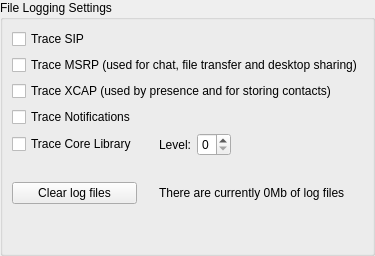
      <widget class="QWidget" name="logging_page">
       <layout class="QVBoxLayout" name="logging_layout">
        <property name="margin">
         <number>0</number>
        </property>
        <item>
         <widget class="QGroupBox" name="logging_group_box">
          <property name="title">
           <string>File Logging Settings</string>
          </property>
          <layout class="QGridLayout" name="logging_group_box_layout">
           <item row="0" column="0" colspan="5">
            <widget class="QCheckBox" name="trace_sip_button">
             <property name="text">
              <string>Trace SIP</string>
             </property>
            </widget>
           </item>
           <item row="1" column="0" colspan="5">
            <widget class="QCheckBox" name="trace_msrp_button">
             <property name="text">
              <string>Trace MSRP (used for chat, file transfer and desktop sharing)</string>
             </property>
            </widget>
           </item>
           <item row="2" column="0" colspan="5">
            <widget class="QCheckBox" name="trace_xcap_button">
             <property name="text">
              <string>Trace XCAP (used by presence and for storing contacts)</string>
             </property>
            </widget>
           </item>
           <item row="3" column="0" colspan="5">
            <widget class="QCheckBox" name="trace_notifications_button">
             <property name="text">
              <string>Trace Notifications</string>
             </property>
            </widget>
           </item>
           <item row="9" column="0" colspan="5">
            <spacer name="file_logging_spacer_2">
             <property name="orientation">
              <enum>Qt::Vertical</enum>
             </property>
             <property name="sizeHint" stdset="0">
              <size>
               <width>20</width>
               <height>40</height>
              </size>
             </property>
            </spacer>
           </item>
           <item row="4" column="4">
            <spacer name="trace_library_spacer_2">
             <property name="orientation">
              <enum>Qt::Horizontal</enum>
             </property>
             <property name="sizeHint" stdset="0">
              <size>
               <width>40</width>
               <height>20</height>
              </size>
             </property>
            </spacer>
           </item>
           <item row="4" column="3">
            <widget class="QSpinBox" name="pjsip_trace_level">
             <property name="maximum">
              <number>5</number>
             </property>
            </widget>
           </item>
           <item row="4" column="2">
            <widget class="QLabel" name="level_label">
             <property name="text">
              <string>Level:</string>
             </property>
            </widget>
           </item>
           <item row="4" column="1">
            <spacer name="trace_library_spacer_1">
             <property name="orientation">
              <enum>Qt::Horizontal</enum>
             </property>
             <property name="sizeType">
              <enum>QSizePolicy::Fixed</enum>
             </property>
             <property name="sizeHint" stdset="0">
              <size>
               <width>10</width>
               <height>22</height>
              </size>
             </property>
            </spacer>
           </item>
           <item row="4" column="0">
            <widget class="QCheckBox" name="trace_pjsip_button">
             <property name="text">
              <string>Trace Core Library</string>
             </property>
            </widget>
           </item>
           <item row="6" column="0">
            <widget class="QPushButton" name="clear_log_files_button">
             <property name="text">
              <string>Clear log files</string>
             </property>
            </widget>
           </item>
           <item row="6" column="2" colspan="3">
            <widget class="QLabel" name="log_files_size_label">
             <property name="text">
              <string>There are currently 0Mb of log files</string>
             </property>
            </widget>
           </item>
           <item row="5" column="0" colspan="5">
            <spacer name="file_logging_spacer_1">
             <property name="orientation">
              <enum>Qt::Vertical</enum>
             </property>
             <property name="sizeType">
              <enum>QSizePolicy::Fixed</enum>
             </property>
             <property name="sizeHint" stdset="0">
              <size>
               <width>20</width>
               <height>20</height>
              </size>
             </property>
            </spacer>
           </item>
           <item row="6" column="1">
            <spacer name="clear_log_files_spacer">
             <property name="orientation">
              <enum>Qt::Horizontal</enum>
             </property>
             <property name="sizeType">
              <enum>QSizePolicy::Fixed</enum>
             </property>
             <property name="sizeHint" stdset="0">
              <size>
               <width>10</width>
               <height>20</height>
              </size>
             </property>
            </spacer>
           </item>
          </layout>
         </widget>
        </item>
       </layout>
      </widget>
